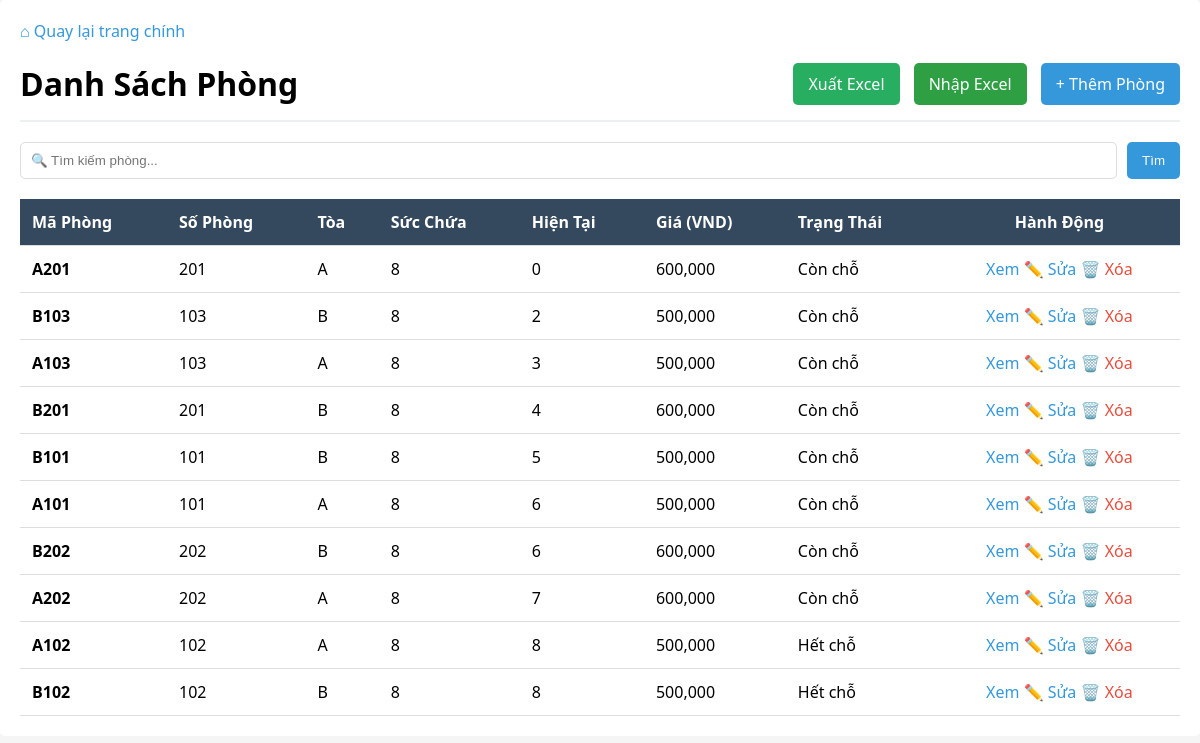
Screenshot of /QuanLyKTX_API/Public/room (signed in) with the database file from the repository.
### tables this page shows
CREATE TABLE phong (
    id INT PRIMARY KEY AUTO_INCREMENT,
    maphong VARCHAR(20) UNIQUE NOT NULL,
    sophong VARCHAR(10),
    toa VARCHAR(5),
    succhua INT DEFAULT 8,
    phonghientai INT DEFAULT 0,
    gia DECIMAL(10,2),
    trangthai VARCHAR(20),
    created_at TIMESTAMP DEFAULT CURRENT_TIMESTAMP
);

### QuanLyKTX_API/Config/Database.php (called while the page is built, shortened)
<?php
class Database {
    private static $connection = null;
    public static function getConnection() {
        if (self::$connection === null) {
            $host = 'db';
            $user = 'root';
            $pass = 'root_password';
            $db   = 'quanlykytucxa';
            $port = 3306;
            self::$connection = new \mysqli($host, $user, $pass, $db, $port);
            self::$connection->set_charset("utf8");
        }
        return self::$connection;
    }
}

### QuanLyKTX_API/Controllers/RoomController.php (called while the page is built, shortened)
<?php
class RoomController extends Controller {
    private $roomService;
    public function __construct() {
        $this->roomService = new RoomService();
    }
    public function index() {
        $keyword = $this->getInput('search');
        if ($keyword) {
            $rooms = $this->roomService->searchRooms($keyword);
        } else {
            $rooms = $this->roomService->getAllRooms();
        }
        $this->view('room/list', [
            'title' => 'Danh Sách Phòng',
            'rooms' => $rooms,
            'keyword' => $keyword
        ]);
    }
}

### QuanLyKTX_API/Services/RoomService.php (called while the page is built, shortened)
<?php
class RoomService {
    private $roomRepo;
    public function __construct() {
        $this->roomRepo = new RoomRepository();
    }
    public function getAllRooms() {
        return $this->roomRepo->getAll();
    }
}

### QuanLyKTX_API/Models/RoomRepository.php (called while the page is built, shortened)
<?php
class RoomRepository extends Repository {
    protected $table = 'phong';
    public function getAll() {
        $sql = "SELECT * FROM {$this->table}
                ORDER BY
                    CASE trangthai
                        WHEN 'Trống' THEN 1
                        WHEN 'Đầy' THEN 2
                        WHEN 'Bảo Trì' THEN 3
                        ELSE 4
                    END ASC,
                    (succhua - phonghientai) DESC,
                    LENGTH(maphong) ASC, maphong ASC";
        return $this->fetchAll($sql);
    }
}

### QuanLyKTX_API/Core/Repository.php (called while the page is built, shortened)
<?php
abstract class Repository {
    protected $db;
    public function __construct() {
        $this->db = \Config\Database::getConnection();
    }
    protected function fetchAll($sql, $types = '', $params = []) {
        if (empty($params)) {
            $result = $this->db->query($sql);
            $data = [];
            if ($result) {
                while ($row = $result->fetch_assoc()) {
                    $data[] = $row;
                }
            }
            return $data;
        }
        return [];
    }
}

### QuanLyKTX_API/Views/room/list.php (the view, shortened to what this page needs)
<!DOCTYPE html>
<html lang="vi">
<head>
    <link rel="stylesheet" href="<?= PUBLIC_URL ?>css/style.css">
</head>
<body>
    <div class="container">
        <div style="margin-bottom: 20px;">
            <a href="<?= BASE_URL ?>" style="color: #3498db; text-decoration: none; font-weight: 500;">⌂ Quay lại trang chính</a>
        </div>
        <div class="header">
            <div>
                <h1><?= htmlspecialchars($title) ?></h1>
            </div>
            <div class="header-actions">
                <a href="<?= BASE_URL ?>room/export" class="btn" style="background: #27ae60; color: white;">Xuất Excel</a>
                <a href="<?= BASE_URL ?>room/import" class="btn" style="background: #2ea043; color: white; margin-left: 10px;">Nhập Excel</a>
                <a href="<?= BASE_URL ?>room/create" class="btn btn-primary" style="margin-left: 10px;">+ Thêm Phòng</a>
            </div>
        </div>
        <form method="GET" class="search-box">
            <input type="text" name="keyword" placeholder="🔍 Tìm kiếm phòng..." value="<?= htmlspecialchars($keyword) ?>">
            <button type="submit" class="btn btn-primary">Tìm</button>
        </form>
        <?php if (!empty($rooms)): ?>
            <table>
                <thead>
                    <tr>
                        <th>Mã Phòng</th>
                        <th>Số Phòng</th>
                        <th>Tòa</th>
                        <th>Sức Chứa</th>
                        <th>Hiện Tại</th>
                        <th>Giá (VND)</th>
                        <th>Trạng Thái</th>
                        <th style="text-align: center;">Hành Động</th>
                    </tr>
                </thead>
                <tbody>
                    <?php foreach ($rooms as $room): ?>
                        <tr>
                            <td><strong><?= htmlspecialchars($room['maphong']) ?></strong></td>
                            <td><?= htmlspecialchars($room['sophong']) ?></td>
                            <td><?= htmlspecialchars($room['toa']) ?></td>
                            <td><?= $room['succhua'] ?></td>
                            <td><?= $room['phonghientai'] ?></td>
                            <td><?= number_format($room['gia']) ?></td>
                            <td><?= htmlspecialchars($room['trangthai']) ?></td>
                            <td style="text-align: center;">
                                <a href="<?= BASE_URL ?>room/danhsach/<?= $room['maphong'] ?>" style="color: #3498db; text-decoration: none;">Xem</a>
                                <a href="<?= BASE_URL ?>room/edit/<?= $room['maphong'] ?>" style="color: #3498db; text-decoration: none;">✏️ Sửa</a>
                                <a href="<?= BASE_URL ?>room/delete/<?= $room['maphong'] ?>" style="color: #e74c3c; text-decoration: none;" onclick="return confirm('Xác nhận xóa?')">🗑️ Xóa</a>
                            </td>
                        </tr>
                    <?php endforeach; ?>
                </tbody>
            </table>
        <?php else: ?>
            <p style="text-align: center; padding: 40px; color: #95a5a6;">📭 Không tìm thấy phòng nào</p>
        <?php endif; ?>
    </div>
</body>
</html>

### QuanLyKTX_API/Public/index.php (shortened to what this page needs)
<?php
spl_autoload_register(function ($class) {
    $base_dir = __DIR__ . '/../';
    $file = $base_dir . str_replace('\\', '/', $class) . '.php';
});
$request_uri = parse_url($_SERVER['REQUEST_URI'], PHP_URL_PATH);
$base_dir = str_replace('\\', '/', dirname($_SERVER['SCRIPT_NAME']));
if (strpos($request_uri, $base_dir) === 0) {
    $uri = substr($request_uri, strlen($base_dir));
} else {
    $uri = $request_uri;
}
$uri = str_replace('/index.php', '', $uri);
$uri = trim($uri, '/');
$segments = explode('/', $uri);
$controllerName = ucfirst($segments[0]) . 'Controller';
$methodName = isset($segments[1]) ? $segments[1] : 'index';
$param = isset($segments[2]) ? $segments[2] : null;
$controllerClass = '\\Controllers\\' . $controllerName;
if (class_exists($controllerClass)) {
    $controllerInstance = new $controllerClass();
    if (method_exists($controllerInstance, $methodName)) {
        if ($param !== null) {
            $controllerInstance->$methodName($param);
        } else {
            $controllerInstance->$methodName();
        }
    } else {
        http_response_code(404);
        echo "404 - Phương thức không tồn tại: $methodName";
    }
} else {
    http_response_code(404);
    echo "404 - Controller không tồn tại: $controllerName";
}

### QuanLyKTX_API/Core/Controller.php (shortened to what this page needs)
<?php
class Controller {
    protected function view($view, $data = []) {
        extract($data);
        $viewFile = __DIR__ . '/../Views/' . strtolower($view) . '.php';
        if (file_exists($viewFile)) {
            require_once $viewFile;
        } else {
            die("View không tồn tại: " . $view);
        }
    }
    protected function getInput($key, $default = null) {
        $json = file_get_contents('php://input');
        $data = json_decode($json, true);
        return $default;
    }
}

### QuanLyKTX_API/Public/css/style.css (style rules this page uses)
* { margin: 0; padding: 0; box-sizing: border-box; }
body { font-family: Arial, Helvetica, sans-serif; background-color: #1b6790; }

### QuanLyKTX_API/Views/room/list.php (style rules this page uses)
* { margin: 0; padding: 0; box-sizing: border-box; }
body { font-family: 'Segoe UI'; background: #f5f5f5; }
.container { max-width: 1200px; margin: 0 auto; background: white; padding: 20px; border-radius: 5px; }
.header { display: flex; justify-content: space-between; align-items: center; margin-bottom: 20px; padding-bottom: 15px; border-bottom: 2px solid #ecf0f1; }
.btn { padding: 10px 15px; border: none; border-radius: 5px; cursor: pointer; text-decoration: none; }
.btn-primary { background: #3498db; color: white; }
.search-box { display: flex; gap: 10px; margin-bottom: 20px; }
.search-box input { flex: 1; padding: 10px; border: 1px solid #ddd; border-radius: 5px; }
table { width: 100%; border-collapse: collapse; }
table thead { background: #34495e; color: white; }
table th, table td { padding: 12px; text-align: left; border-bottom: 1px solid #ddd; }

### rows the page displays
phong: maphong "A201", sophong "201", toa "A", succhua "8", phonghientai "0", gia "600,000", trangthai "Còn chỗ"
phong: maphong "B103", sophong "103", toa "B", succhua "8", phonghientai "2", gia "500,000", trangthai "Còn chỗ"
phong: maphong "A103", sophong "103", toa "A", succhua "8", phonghientai "3", gia "500,000", trangthai "Còn chỗ"
phong: maphong "B201", sophong "201", toa "B", succhua "8", phonghientai "4", gia "600,000", trangthai "Còn chỗ"
phong: maphong "B101", sophong "101", toa "B", succhua "8", phonghientai "5", gia "500,000", trangthai "Còn chỗ"
phong: maphong "A101", sophong "101", toa "A", succhua "8", phonghientai "6", gia "500,000", trangthai "Còn chỗ"
phong: maphong "B202", sophong "202", toa "B", succhua "8", phonghientai "6", gia "600,000", trangthai "Còn chỗ"
phong: maphong "A202", sophong "202", toa "A", succhua "8", phonghientai "7", gia "600,000", trangthai "Còn chỗ"
phong: maphong "A102", sophong "102", toa "A", succhua "8", phonghientai "8", gia "500,000", trangthai "Hết chỗ"
phong: maphong "B102", sophong "102", toa "B", succhua "8", phonghientai "8", gia "500,000", trangthai "Hết chỗ"

### other values shown
$title "Danh Sách Phòng"
